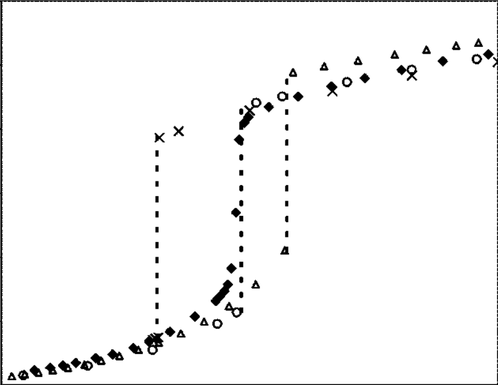
#> input picture source/old_source/figures/Oates_1999_Fig_2.png, 498 x 385 px, shrunk from 806 x 624 before the run
$ python einsteinmodel.py
#> lines starting #> are read from the running program, lines starting #| are printed output that depends on the picture
### source/old_source/models/einsteinsolutionmodel.py
import numpy as np
from numpy.linalg import pinv, lstsq, solve
from scipy.optimize import root, linprog, minimize, LinearConstraint
from itertools import combinations, product, permutations
from sympy import Matrix

R = 8.31446


def logish(x, eps=1.e-5):
    """
    2nd order series expansion of log(x) about eps:
    log(eps) - sum_k=1^infty (f_eps)^k / k
    Prevents infinities at x=0
    """
    f_eps = 1. - x/eps
    mask = x > eps
    ln = np.where(x <= eps, np.log(eps) - f_eps - f_eps*f_eps/2., 0.)
    ln[mask] = np.log(x[mask])
    return ln


# [9 lines left out: function inverseish, not called in this run]


class EinsteinModel(object):
    """
    This is the base class for all
    Einstein Order-Disorder Approximation models
    """

    def __init__(self, cluster_energies, site_species,
                 degenerate_site_groups, compositional_interactions=None):

        self.species_per_site = np.array(cluster_energies.shape, dtype='int')
        self.site_start_indices = (np.cumsum(self.species_per_site)
                                   - self.species_per_site[0])
        self.site_index_tuples = np.array([self.site_start_indices,
                                           self.species_per_site]).T

        site_bounds = [0]
        site_bounds.extend(list(np.cumsum(self.species_per_site)))
        self.site_bounds = np.array([site_bounds[:-1], site_bounds[1:]]).T

        self.n_sites = len(self.species_per_site)
        self.n_site_species = np.sum(self.species_per_site)
        self.n_ind = self.n_site_species - self.n_sites + 1
        self.site_species = site_species
        self.cluster_energies = cluster_energies
        self.cluster_energies_flat = cluster_energies.flatten()

        if not len(site_species) == len(self.species_per_site):
            raise Exception('site_species must be a list of lists, '
                            'each second level list containing the number '
                            'of species on each site.')

        if not all([len(s) == self.species_per_site[i]
                    for i, s in enumerate(site_species)]):
            raise Exception('site_species must have the correct '
                            'number of species on each site')
        self.site_species = site_species
        self.site_species_flat = [species for site in site_species
                                  for species in site]
        self.components = sorted(list(set(self.site_species_flat)))
        self.n_components = len(self.components)

        if compositional_interactions is None:
            compositional_interactions = np.zeros((self.n_components,
                                                   self.n_components))

        # Make correlation matrix between composition and site species
        self.site_species_compositions = np.zeros((len(self.site_species_flat),
                                                   len(self.components)),
                                                  dtype='int')
        for i, ss in enumerate(self.site_species_flat):
            self.site_species_compositions[i, self.components.index(ss)] = 1

        clusters = product(*[np.identity(n_species, dtype='int')
                             for n_species in cluster_energies.shape])
        self.n_clusters = np.prod(self.species_per_site)

        self.cluster_occupancies = np.array([np.hstack(cl) for cl in clusters])
        self.cluster_compositions = np.einsum('ij, jk->ik',
                                              self.cluster_occupancies,
                                              self.site_species_compositions)
        self.pivots_flat = list(sorted(set([list(c).index(1)
                                            for c
                                            in self.cluster_occupancies.T])))

        ind_cl_occs = np.array([self.cluster_occupancies[p]
                                for p in self.pivots_flat], dtype='int')
        ind_cl_comps = np.array([self.cluster_compositions[p]
                                 for p in self.pivots_flat],  dtype='int')
        self.independent_cluster_occupancies = ind_cl_occs
        self.independent_cluster_compositions = ind_cl_comps

        self.independent_interactions = np.einsum('ij, lk, jk->il',
                                                  ind_cl_comps, ind_cl_comps,
                                                  compositional_interactions)

        null = Matrix(self.independent_cluster_compositions.T).nullspace()
        rxn_matrix = np.array([np.array(v).T[0] for v in null])
        self.isochemical_reactions = rxn_matrix
        self.n_reactions = len(rxn_matrix)
        self._ps_to_p_ind = pinv(self.independent_cluster_occupancies.T)

        A_ind_shape = list(self.species_per_site)
        A_ind_shape.append(self.n_ind)
        self.A_ind_flat = lstsq(self.independent_cluster_occupancies.T,
                                self.cluster_occupancies.T,
                                rcond=None)[0].round(decimals=10).T
        self.A_ind = self.A_ind_flat.reshape(A_ind_shape)

        self._AA = np.einsum('ik, ij -> ijk', self.A_ind_flat, self.A_ind_flat)

        self.pivots = np.argwhere(np.sum(np.abs(self.A_ind), axis=-1) == 1)

        """
        shp = np.concatenate((self.species_per_site, self.species_per_site))
        self.cluster_identity_matrix = np.eye(self.n_clusters).reshape(shp)
        self.cluster_ones = np.ones(self.species_per_site)
        """

        np.random.seed(seed=19)
        std = np.std(self.cluster_energies_flat)
        delta = np.random.rand(len(self.cluster_energies_flat))*std*1.e-10
        self._delta_cluster_energies_flat = delta
        self._delta_cluster_energies = delta.reshape(self.species_per_site)

        self.groups = {}
        self.delta_ps = np.random.rand(self.n_site_species)*1.e-8

        component_pairs = combinations(self.components, 2)
        ordering_vectors = []

        for c in component_pairs:
            sidx = [i for i, ss in enumerate(site_species)
                    if c[0] in ss and c[1] in ss]
            #ordering_site_pairs.append(combinations(sidx, 2))
            for pr in combinations(sidx, 2):
                ordering_vectors.append(np.zeros(self.n_site_species, dtype='int'))
                ordering_vectors[-1][self.site_start_indices[pr[0]] + self.site_species[pr[0]].index(c[0])] = 1.
                ordering_vectors[-1][self.site_start_indices[pr[0]] + self.site_species[pr[0]].index(c[1])] = -1.
                ordering_vectors[-1][self.site_start_indices[pr[1]] + self.site_species[pr[1]].index(c[0])] = -1.
                ordering_vectors[-1][self.site_start_indices[pr[1]] + self.site_species[pr[1]].index(c[1])] = 1.

        ordering_vectors = np.array(ordering_vectors)

        self.vord = np.einsum('ij, il, kl->kij',
                              ordering_vectors, ordering_vectors,
                              self.cluster_occupancies)

    def set_state(self, temperature):
        self.temperature = temperature

    def _ideal_cluster_proportions(self, p_s):
        occs = np.einsum('ij, j->ij', self.cluster_occupancies, p_s)
        return np.prod([np.sum(occs[:, i:i+n_species], axis=1)
                        for i, n_species in self.site_index_tuples],
                       axis=0)

    def _ground_state_cluster_proportions(self, p_ind):
        # Solve the linear programming problem
        # Revised simplex is slower than interior-point,
        # but is required to find an accurate solution.
        # The small pseudorandom (using a fixed seed)
        # tweaks are applied so that a unique
        # set of cluster proportions is obtained.
        # (as the problem is degenerate).
        res = linprog(c=(self.cluster_energies_flat
                         + self._delta_cluster_energies_flat),
                      A_eq=self.A_ind_flat.T,
                      b_eq=p_ind,
                      bounds=[(0., 1.) for ef in self.cluster_energies_flat],
                      method='revised simplex')

        if not res.success:
            print(self.ideal_cluster_proportions)
            print(self.A_ind.T.dot(self.ideal_cluster_proportions) - p_ind)
            print('p_s:', self.independent_cluster_occupancies.T.dot(p_ind))
            print(res)
            raise Exception('Minimum ground state energy not found (2).')
            exit()

        return res.x

    def _ground_state_energy_global(self, ps):
        p_ind = self._ps_to_p_ind.dot(ps)
        pns = self._ground_state_cluster_proportions(p_ind)
        return self.cluster_energies_flat.dot(pns)

    def stable_clusters(self, ps):
        pf = np.einsum('kij, j->ki', self.vord, ps + self.delta_ps)
        stable = [i for i, ppf in enumerate(pf) if all(ppf > -1.e-12)]
        return stable

    def ground_state_energy(self, ps):
        ist = self.stable_clusters(ps)
        cos = self.cluster_occupancies[ist]
        strist = ','.join([str(i) for i in ist])
        try:
            interactions = self.groups[strist]
        except KeyError:
            print(strist)
            inds = range(len(ist))

            interactions = []
            for n_simplex in range(1, len(ist)+1):
                idx_group = list(combinations(inds, n_simplex))
                pss = np.array([np.mean(cos[list(i)], axis=0)
                                for i in idx_group])
                energies = np.array([self._ground_state_energy_global(psi)
                                     for psi in pss])

                for j, ci in enumerate(idx_group):
                    pinds = np.array([1./len(ci) if i in ci else 0.
                                      for i in range(len(ist))])

                    for (ig, simp) in interactions:
                        for i, idx in enumerate(ig):
                            energies[j] -= np.prod([pinds[id]
                                                    for id in idx]) * simp[i]

                energies *= n_simplex**n_simplex
                interactions.append([idx_group, energies])
            self.groups[strist] = interactions

        pinds = np.einsum('ij, j', np.linalg.pinv(cos).T, ps)
        energy = 0.
        for (ig, simp) in interactions:
            for i, idx in enumerate(ig):
                energy += np.prod([pinds[id] for id in idx])*simp[i]
        return energy

    def set_composition_from_p_s(self, p_s):
        self.p_s = p_s
        self.ln_p_s = logish(self.p_s)

        self.cluster_proportions = self._ideal_cluster_proportions(self.p_s)
        self.ln_cluster_proportions = logish(self.cluster_proportions)

        self._ideal_c = logish(self._independent_ideal_cluster_proportions())
        self.p_ind = self._ps_to_p_ind.dot(p_s)

        self.U_ideal = np.einsum('i, i',
                                 self.cluster_proportions,
                                 self.cluster_energies_flat)

        self.U_ground = self.ground_state_energy(p_s)
        #self.U_ground = -12.*R
        self.f = 1.
        self.U_order = (self.U_ideal - self.U_ground)*self.f

        self.S_ideal = -R*np.sum(self.cluster_proportions
                                 * self.ln_cluster_proportions)*self.f
        print(np.log(2))

        if self.S_ideal < 1.e-10:
            self._xT = 0.
        else:
            self._xT = 2.*self.U_order/self.S_ideal

    def set_composition_from_p_ind(self, p_ind):
        p_s = self.independent_cluster_occupancies.T.dot(p_ind.astype('f8'))
        self.set_composition_from_p_s(p_s)

    def _independent_ideal_cluster_proportions(self):
        occs = np.einsum('ij, j->ij', self.independent_cluster_occupancies,
                         self.p_s)
        return np.prod([np.sum(occs[:, i:i+n_species], axis=1)
                        for i, n_species in self.site_index_tuples],
                       axis=0)

    # [152 lines left out: functions compositional_array, ground_state_cluster_proportions_from_composition, maximum_entropy_cluster_proportions_from_composition, equilibrate, _dpcl_dp_ind, non_ideal_potentials, not called in this run]

    def non_ideal_energy(self):
        return np.einsum('i, j, ij', self.p_ind, self.p_ind,
                         self.independent_interactions)

    # [35 lines left out: functions partial_molar_entropies, molar_chemical_potentials, not called in this run]

    @property
    def molar_entropy(self):
        """
        The entropy per mole of sites
        """
        if self.S_ideal < 1.e-10:
            return self.S_ideal + self.S_ideal*(1 - self.f)/self.f
        else:
            x = self._xT/self.temperature
            S = self.S_ideal*x*x*np.exp(x)/np.power(np.exp(x) - 1., 2.)
            return S + self.S_ideal*(1 - self.f)/self.f

    @property
    def molar_energy(self):
        """
        The energy per mole of sites
        """
        if self.S_ideal < 1.e-10:
            return self.U_ideal
        else:
            x = self._xT/self.temperature
            U = (self.U_ideal
                 + 2.*self.U_order*(x*np.exp(x) / np.power(np.exp(x) - 1., 2.)
                                    - ((1./(np.exp(x) - 1)) + 0.5)))
            return U

    @property
    def molar_helmholtz(self):
        """
        The helmholtz free energy per mole of sites
        """

        F = self.molar_energy - self.temperature * self.molar_entropy
        return F + self.non_ideal_energy()

### source/old_source/einsteinmodel.py
import numpy as np
from models.einsteinsolutionmodel import R, EinsteinModel
import matplotlib.pyplot as plt
import matplotlib.image as mpimg

def binary_cluster_energies(wAB):
    """
    Indices:
    0 = A
    1 = B

    Cluster pairs:
    AAAA = 0
    AAAB = 3 A-B pairs
    AABB = 4 A-B pairs
    ABBB = 3 A-B pairs
    BBBB = 0

    See Zhang et al., 2003
    """
    u = np.zeros((2, 2, 2, 2))
    u[1, 1, 1, 1] = 0.

    u[0, 1, 1, 1] = 3.*wAB
    u[1, 0, 1, 1] = 3.*wAB
    u[1, 1, 0, 1] = 3.*wAB
    u[1, 1, 1, 0] = 3.*wAB

    u[0, 0, 1, 1] = 4.*wAB #*1.05
    u[0, 1, 0, 1] = 4.*wAB #*0.95
    u[0, 1, 1, 0] = 4.*wAB #*0.95
    u[1, 0, 0, 1] = 4.*wAB #*0.95
    u[1, 0, 1, 0] = 4.*wAB #*0.95
    u[1, 1, 0, 0] = 4.*wAB #*1.05

    u[0, 0, 0, 1] = 3.*wAB
    u[0, 0, 1, 0] = 3.*wAB
    u[0, 1, 0, 0] = 3.*wAB
    u[1, 0, 0, 0] = 3.*wAB

    u[0, 0, 0, 0] = 0.
    return u


wAB = -1.*R
T = 1.
cluster_energies = binary_cluster_energies(wAB*4.)
site_species = [['A', 'B'], ['A', 'B'], ['A', 'B'], ['A', 'B']]

ss = EinsteinModel(cluster_energies, site_species, [[0, 1, 2, 3]])

temperatures = np.linspace(0.01, 2.4*2., 101)
Fdis = np.empty_like(temperatures)
Ss = np.empty_like(temperatures)
Es = np.empty_like(temperatures)
Fs = np.empty_like(temperatures)

fig = plt.figure()
ax = [fig.add_subplot(1, 3, i) for i in range(1, 4)]

pfig2 = mpimg.imread('figures/Oates_1999_Fig_2.png')
#> pfig2 is the input picture: shape (385, 498, 4) float32; mean R, G, B, A 0.968, 0.968, 0.968, 1
ax[0].imshow(pfig2, extent=[0.6, 1.2, 0., 0.6], aspect='auto')

pfig3 = mpimg.imread('figures/Ngo_2013_Fig_2.png')
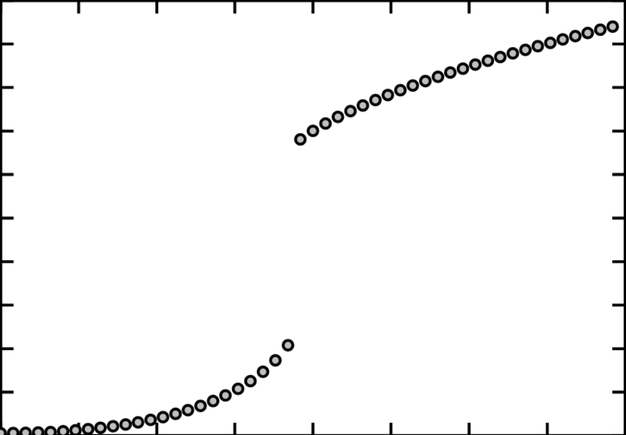
#> input picture source/old_source/figures/Ngo_2013_Fig_2.png, 626 x 435 px, shrunk from 1014 x 704 before the run
#> pfig3 is the input picture: shape (435, 626, 4) float32; mean R, G, B, A 0.966, 0.966, 0.966, 1
ax[1].imshow(pfig3, extent=[1., 2.6, -4., -3.], aspect='auto')

pfig1 = mpimg.imread('figures/Ferreira_Fig1.png')
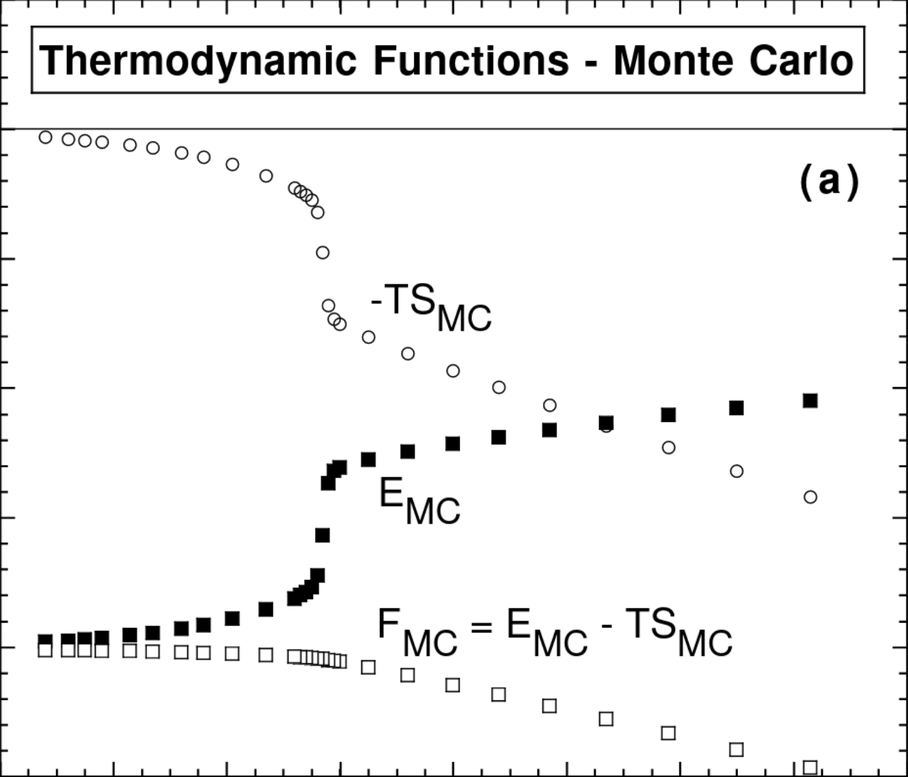
#> input picture source/old_source/figures/Ferreira_Fig1.png, 908 x 777 px, shrunk from 1470 x 1258 before the run
#> pfig1 is the input picture: shape (777, 908, 4) float32; mean R, G, B, A 0.95, 0.95, 0.95, 1
ax[2].imshow(pfig1, extent=[0.6, 1.4, -5., 1.], aspect='auto')

f = 0.5
ps = np.array([f, 1.-f, f, 1.-f, 1.-f, f, 1.-f, f])
#ps = np.array([3.*f/2., 1.-3.*f/2., 1.-f/2., f/2., 1.-f/2., f/2., 1.-f/2., f/2.])
print(ps)
ss.set_composition_from_p_s(ps)

for i, T in enumerate(temperatures):
    ss.set_state(T)
    Fdis[i] = ss.molar_helmholtz

for f in np.linspace(0.0, 0.5, 11):
    ps = np.array([f, 1.-f, f, 1.-f, 1.-f, f, 1.-f, f])
    #ps = np.array([3.*f/2., 1.-3.*f/2., 1.-f/2., f/2., 1.-f/2., f/2., 1.-f/2., f/2.])
    ss.set_composition_from_p_s(ps)

    for i, T in enumerate(temperatures):
        ss.set_state(T)

        Ss[i] = ss.molar_entropy
        Es[i] = ss.molar_energy
        Fs[i] = ss.molar_helmholtz

    ax[0].plot(temperatures, Ss/R/4.)
    ax[1].plot(temperatures, Es/R/4.)
    #ax[2].plot(temperatures, (Fs)/R, label=f)
    #ax[2].plot(temperatures, (Fs-Fdis)/R/temperatures, label=f)
    ax[2].plot(temperatures, (Fs)/R/4., label=f)

"""
Es = np.empty_like(temperatures)
for i, T in enumerate(temperatures):
    ss.equilibrate(composition={'A': 0.5, 'B': 0.5}, temperature=T)
    print(i, ss.molar_helmholtz)
    Es[i] = ss.molar_helmholtz
"""
#ax[2].plot(temperatures, Es)
#ax[2].set_ylim(-0.025, 0.005)
ax[2].legend()
plt.show()
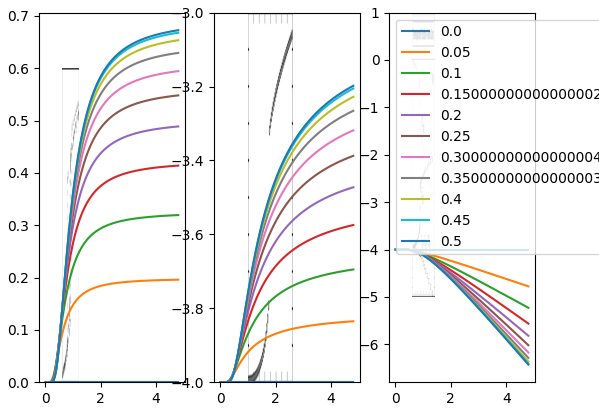
#> figure drawn by matplotlib, 3 panels
